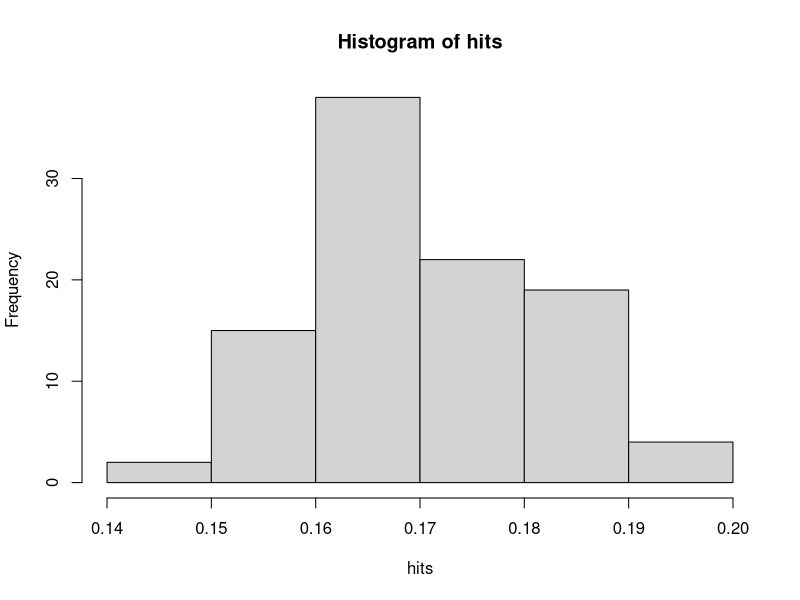

Recreate this plot in R.
# From the August, 17th edition of the Riddler: Step 1: Game Theory. Step 2: ???? Step 3: Profit!
# Take a standard deck of cards,
# and pull out the numbered cards from one suit (the cards 2 through 10).
# Shuffle them, and then lay them face down in a row.
# Flip over the first card. Now guess whether the next card in the row is bigger or smaller.
# If you’re right, keep going.
#
# If you play this game optimally,
# what’s the probability that you can get to the end without making any mistakes?
#
# Extra credit: What if there were more cards — 2 through 20, or 2 through 100?
# How do your chances of getting to the end change?

hits <- replicate(100, {
    success <- replicate(1000, {
        deck <- sample(2:10) #our random set of 9 cards
        first <- deck[1] #the first card
        deck <- deck[-which(deck %in% first)] #take the first card out of the deck
      while (length(deck) > 0){ #repeat until no cards remain
        nxt <- deck[1] #make p the next card
      if ((length(deck[deck < first]) > length(deck[deck > first]) & nxt < first) ||
        (length(deck[deck < first]) < length(deck[deck > first]) & nxt > first) ||
        (length(deck[deck < first]) == length(deck[deck > first]) & nxt > first)){ #prediction logic
          deck <- deck[-which(deck %in% nxt)] #if prediction is right, "turn over" second card
          first = nxt #treat next card as first, and repeat until no cards left
        }
      else {break} #leave loop if the prediction is wrong
      }
   length(deck) == 0 #if we get through all of the cards, call it a win!
    })
  mean(success) #average the successes
})
mean(hits) #find the probability
# it's ~ 17%
#change to 2:20 and the probability drops to ~0.9%
#change to 2:100 the probability drops to (near) zero -- no hits from 1000000 tries!
hist(hits)



